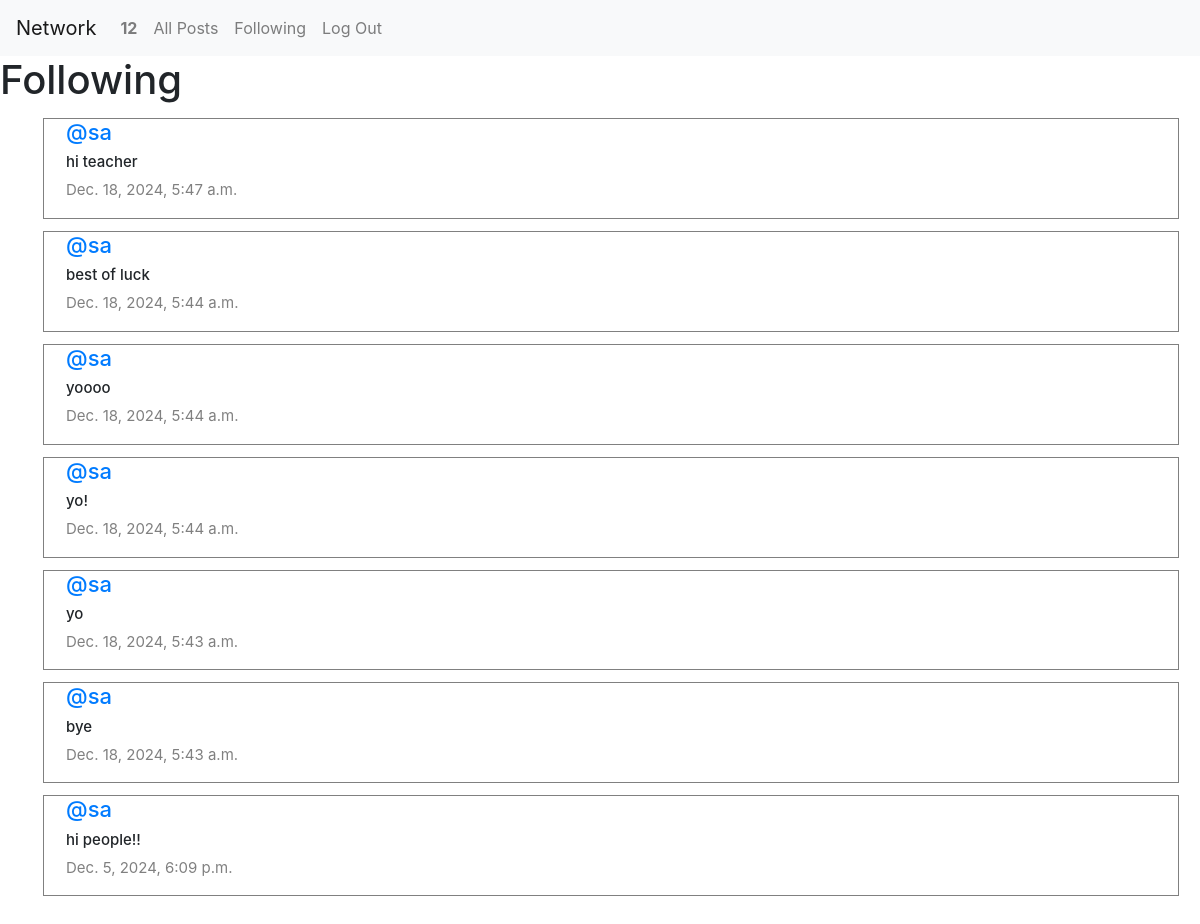
The page /following (signed in) on the database its author committed.
### network/models.py (models this page shows, shortened)
class User(AbstractUser):
    pass

class Post(models.Model):
    content = models.CharField(max_length=140)
    user = models.ForeignKey(User, on_delete=models.CASCADE, related_name="author")
    date = models.DateTimeField(auto_now_add=True)

### network/views.py (the view)
# urls.py: path("following",views.following,name="following"),
def following(request):
    current_user = User.objects.get(pk=request.user.id)
    following_people = Follow.objects.filter(user=current_user)
    all_posts = Post.objects.all().order_by('id').reverse()
    following_posts = [post for post in all_posts if post.user in [person.user_follower for person in following_people]]
    paginator = Paginator(following_posts, 10)
    page_number = request.GET.get('page')
    posts_of_the_page = paginator.get_page(page_number)
    return render(request, "network/following.html", {
        "posts_of_the_page": posts_of_the_page
    })

### network/templates/network/following.html (shortened to what this page needs)
{% extends "network/layout.html" %}
{% block body %}
    <h1>Following</h1>
    <div class="all-posts">
        {% for post in posts_of_the_page %}
            <div class="row post">
                <h5 class="username"><a href="{% url 'profile' user_id=post.user.id %}">@{{ post.user }}</a></h5>
                <h6 class="content">{{ post.content }}</h6>
                <p class="date">{{ post.date }}</p>
            </div>
        {% endfor %}
    </div>
{% endblock %}

### network/templates/network/layout.html (shortened to what this page needs)
{% load static %}
<!DOCTYPE html>
<html lang="en">
    <head>
        <link rel="stylesheet" href="https://stackpath.bootstrapcdn.com/bootstrap/4.4.1/css/bootstrap.min.css">
        <link href="{% static 'network/styles.css' %}" rel="stylesheet">
        <link href="https://cdnjs.cloudflare.com/ajax/libs/font-awesome/5.15.4/css/all.min.css" rel="stylesheet">
    </head>
    <body>
        <nav class="navbar navbar-expand-lg navbar-light bg-light">
            <a class="navbar-brand" href="{% url 'index' %}">Network</a>
            <div>
              <ul class="navbar-nav mr-auto">
                {% if user.is_authenticated %}
                    <li class="nav-item">
                        <a class="nav-link" href="{% url 'profile' user_id=user.id %}"><strong>{{ user.username }}</strong></a>
                    </li>
                {% endif %}
                <li class="nav-item">
                  <a class="nav-link" href="{% url 'index' %}">All Posts</a>
                </li>
                {% if user.is_authenticated %}
                    <li class="nav-item">
                        <a class="nav-link" href="{% url 'following' %}">Following</a>
                    </li>
                    <li class="nav-item">
                        <a class="nav-link" href="{% url 'logout' %}">Log Out</a>
                    </li>
                {% endif %}
              </ul>
            </div>
          </nav>
        <div class="body">
            {% block body %}
            {% endblock %}
        </div>
    </body>
</html>

### network/static/network/styles.css (style rules this page uses)
.all-posts { display: flex; justify-content: flex-start; flex-direction: column; margin: 20px 21px 28px 28px solid black; padding-left: 22px; margin-bottom: 21px; }
.post { border: 0.1px solid gray; display: flex; justify-content: center; flex-direction: column; box-sizing: border-box; padding-left: 22px; margin: 6px 21px; }
.content { font-size: 15px; }
.username { font-size: 22px; }
.date { color:gray; font-size: 15px; }

### rows shown on the page
User: username "12"
Post: user "sa", content "hi teacher", date "Dec. 18, 2024, 5:47 a.m."
Post: user "sa", content "best of luck", date "Dec. 18, 2024, 5:44 a.m."
Post: user "sa", content "yoooo", date "Dec. 18, 2024, 5:44 a.m."
Post: user "sa", content "yo!", date "Dec. 18, 2024, 5:44 a.m."
Post: user "sa", content "yo", date "Dec. 18, 2024, 5:43 a.m."
Post: user "sa", content "bye", date "Dec. 18, 2024, 5:43 a.m."
Post: user "sa", content "hi people!!", date "Dec. 5, 2024, 6:09 p.m."
